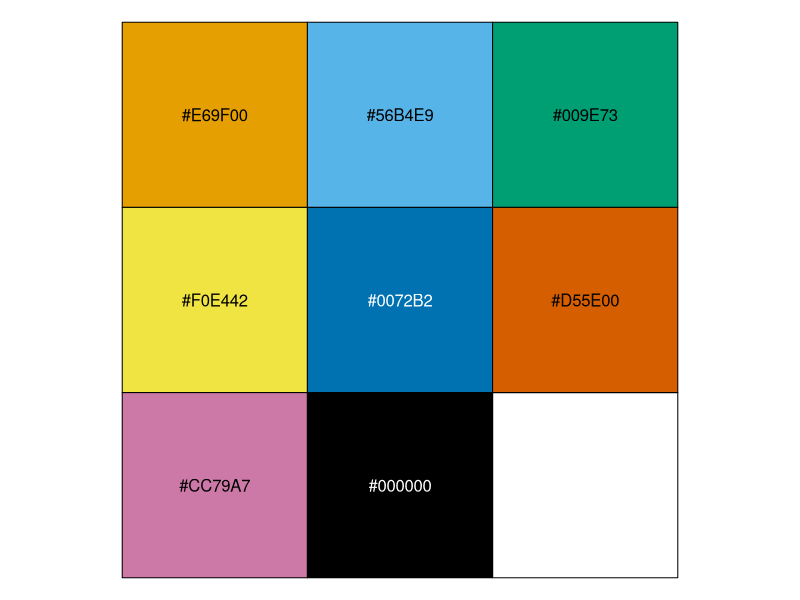
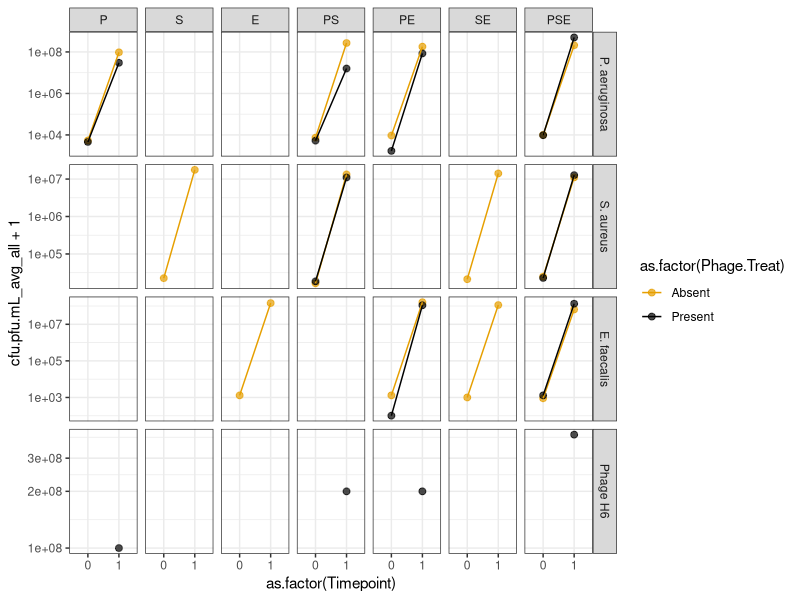
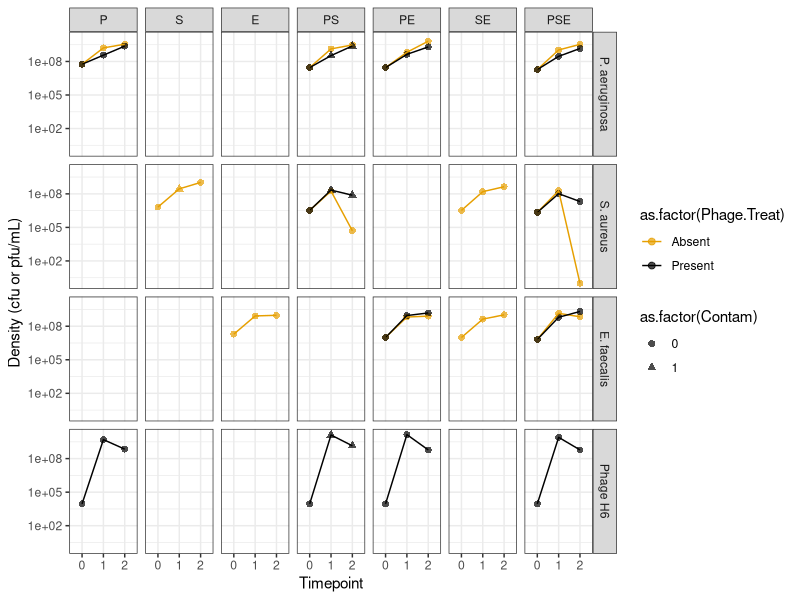
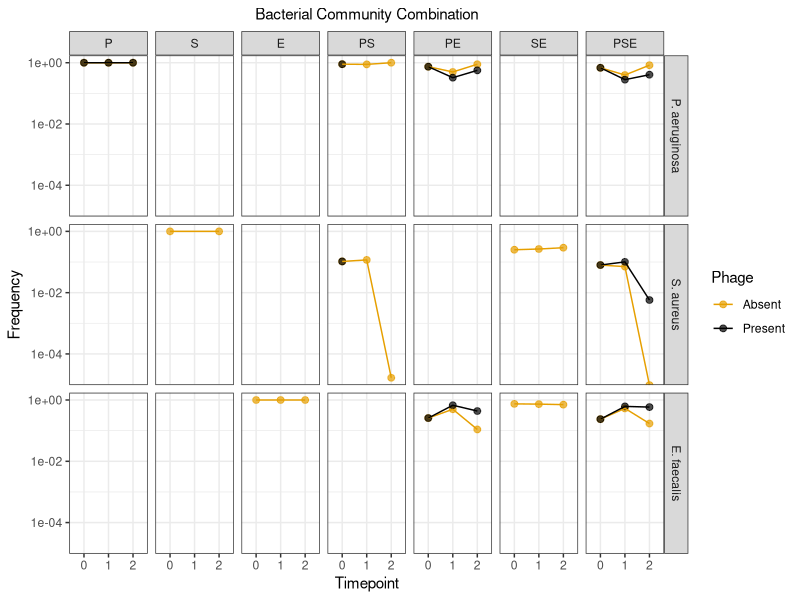
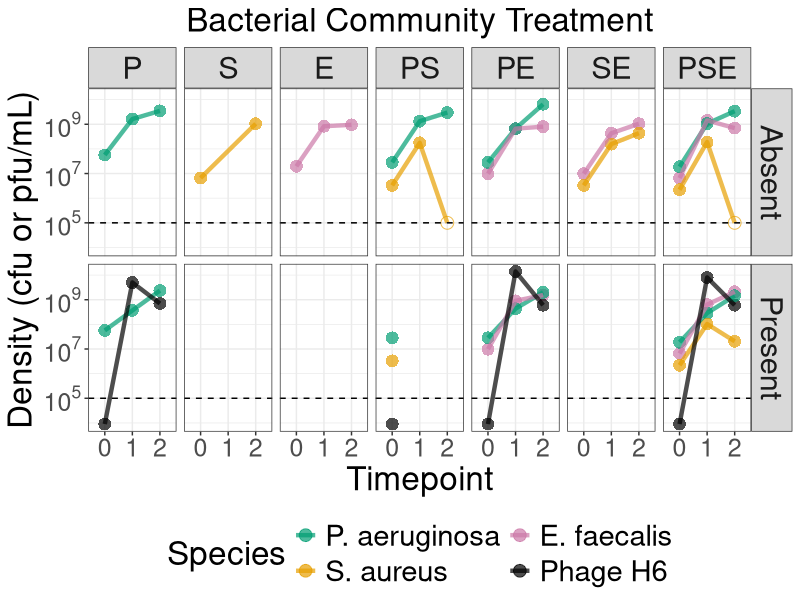
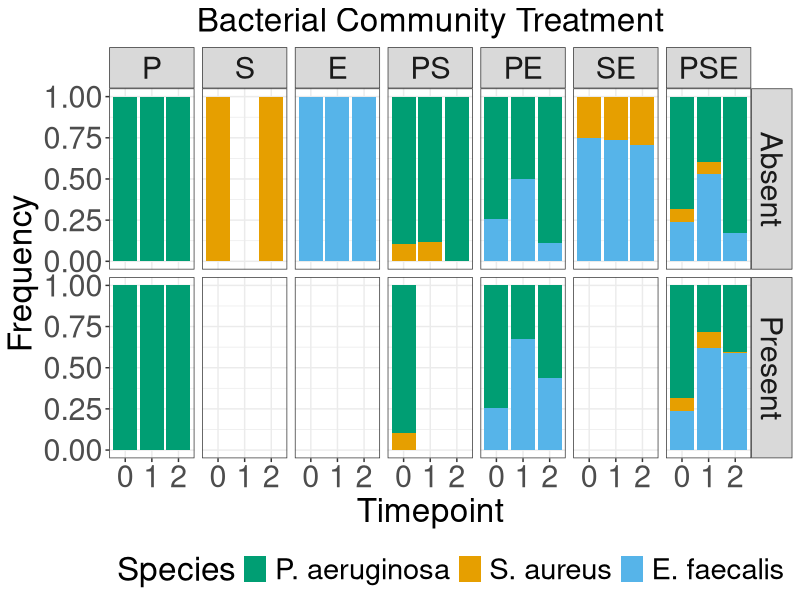
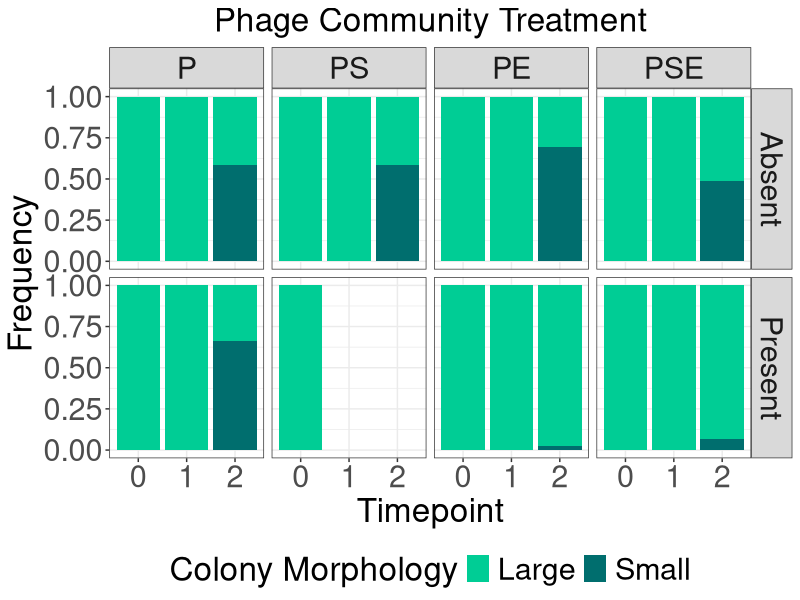
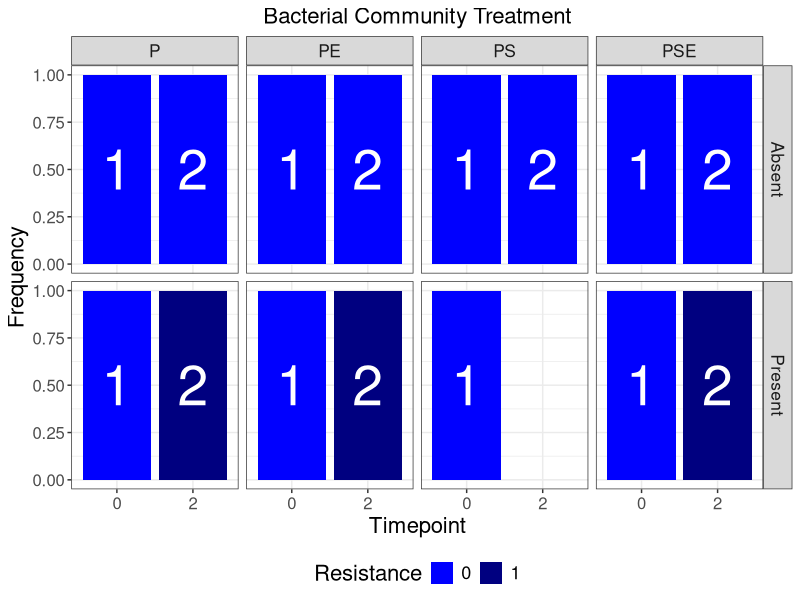

These charts were generated, in order, by the following R code: (Note: this script raises an error after producing the figures.)
#Load ----
library(ggplot2)
library(tidyr)
library(dplyr)

#Okabe and Ito 2008 colorblind-safe qualitative color scale
my_cols <- c("#E69F00", "#56B4E9", "#009E73", "#F0E442", "#0072B2",
             "#D55E00", "#CC79A7", "#000000")
scales::show_col(my_cols)

#Get data & analyze ----
comp_data <- list()
comp_data[[1]] <- read.csv("2020-06-13 Competition.csv",
                           stringsAsFactors = FALSE)
comp_data[[2]] <- read.csv("2020-07-27 Competition.csv",
                           stringsAsFactors = FALSE)
names(comp_data) <- c("comp_data_0613", "comp_data_0727") 

for (i in 1:length(comp_data)) {
  #Pivot the dilutions & cfu/pfu counts to be tidy
  comp_data[[i]] <- pivot_longer(comp_data[[i]],
                                 cols = ends_with(".dil"),
                                 names_to = "dilution_media",
                                 values_to = "dilution")
  comp_data[[i]] <- pivot_longer(comp_data[[i]],
               cols = matches(".[cp]fu"),
               names_to = "cfu_media",
               values_to = "cfu.pfu")
  
  #Drop the .dil and .cfu from colnames
  comp_data[[i]]$dilution_media <- 
    sapply(comp_data[[i]]$dilution_media,
           FUN = function(x) {strsplit(x, split = "\\.")[[1]][1]})
  comp_data[[i]]$cfu_media <- 
    sapply(comp_data[[i]]$cfu_media,
           FUN = function(x) {strsplit(x, split = "\\.")[[1]][1]})

  #Drop rows where dilution media & cfu media aren't same
  comp_data[[i]] <- comp_data[[i]][
    comp_data[[i]]$dilution_media == comp_data[[i]]$cfu_media, ]
  
  #Make colony_type column
  if (names(comp_data)[i] == "comp_data_0727") {
    comp_data[[i]]$colony_type <- comp_data[[i]]$Pseudo.colony.type
    comp_data[[i]]$colony_type[comp_data[[i]]$cfu_media == "Pseudo" &
                                 comp_data[[i]]$colony_type == "g"] <- "S"
    comp_data[[i]]$colony_type[comp_data[[i]]$cfu_media == "Pseudo" &
                                 comp_data[[i]]$colony_type == "y"] <- "W"
    comp_data[[i]]$colony_type[comp_data[[i]]$cfu_media == "Staph"] <- "S"
    comp_data[[i]]$colony_type[comp_data[[i]]$cfu_media == "Entero"] <- "S"
    comp_data[[i]]$colony_type[comp_data[[i]]$cfu_media == "H6"] <- "NA"
    
    comp_data[[i]] <- subset(comp_data[[i]], select = -Pseudo.colony.type)
  } else {
    comp_data[[i]]$colony_type <- "S"
    comp_data[[i]]$colony_type[comp_data[[i]]$cfu_media == "H6"] <- "NA"
  }
  
  #Keep only rows with data
  comp_data[[i]] <- comp_data[[i]][complete.cases(comp_data[[i]]),]
  
  #Rename columns
  comp_data[[i]]$Population <- comp_data[[i]]$cfu_media
  comp_data[[i]] <- subset(comp_data[[i]], 
                           select = -c(dilution_media, cfu_media))

  #Add Contam column if none is there
  if (!"Contam" %in% colnames(comp_data[[i]])) {
    comp_data[[i]]$Contam <- 0
  }
  
  #Calculate density per ml
  ##TODO are the data from the first batch effective dilution or dilution plated!?
  comp_data[[i]]$cfu.pfu.mL <- comp_data[[i]]$cfu.pfu/(10**comp_data[[i]]$dilution)
  if (names(comp_data)[i] == "comp_data_0727") {
    comp_data[[i]]$cfu.pfu.mL <- 100 * comp_data[[i]]$cfu.pfu/(10**comp_data[[i]]$dilution)
  }
  
  #Average out replicate platings
  comp_data[[i]] <- group_by(comp_data[[i]],
                             Bacteria.Treat, Phage.Treat, Timepoint, 
                             Population, colony_type)
  comp_data[[i]] <- summarize(comp_data[[i]],
                              cfu.pfu.mL_avg = mean(cfu.pfu.mL),
                              Contam = max(Contam))
  
  #Reorder factors for plotting
  comp_data[[i]]$Population <- factor(comp_data[[i]]$Population,
                                      levels = c("Pseudo", "Entero", "Staph", "H6"))
  comp_data[[i]]$Bacteria.Treat <- factor(comp_data[[i]]$Bacteria.Treat,
                                          levels = c("P", "S", "E", 
                                                     "PS", "PE", "SE",
                                                     "PSE"))
}

#Incorporate T0 for 07-2020 competition ----
t0_0727 <- read.csv("2020-07-27 Competition T0.csv",
                    stringsAsFactors = F)
t0_0727$cfu.pfu.ml <- 100*t0_0727$cfu/10**t0_0727$Dilution
t0_0727 <- group_by(t0_0727, Bact)
t0_0727_sum <- summarize(t0_0727,
                         cfu.pfu.ml_avg = mean(cfu.pfu.ml))

t0_data <- data.frame(Bacteria.Treat = c("P", "P", "S", "E",
                                         "PS", "PS", "PE", "PE", "SE",
                                         "PSE", "PSE"),
                      Phage.Treat = c(1, 0, 0, 0,
                                      1, 0, 1, 0, 0,
                                      1, 0),
                      Timepoint = 0,
                      Pseudo_dens = NA,
                      Staph_dens = NA,
                      Entero_dens = NA,
                      H6_dens = NA,
                      Contam = 0,
                      colony_type = "S",
                      stringsAsFactors = F)

for (i in 1:nrow(t0_data)) {
  if ("P" %in% strsplit(t0_data$Bacteria.Treat[i], split = "")[[1]]) {
    t0_data$Pseudo_dens[i] <- 
      0.1 * t0_0727_sum$cfu.pfu.ml_avg[t0_0727_sum$Bact == "Pseudo"]/
      nchar(t0_data$Bacteria.Treat[i])
  }
  if ("S" %in% strsplit(t0_data$Bacteria.Treat[i], split = "")[[1]]) {
    t0_data$Staph_dens[i] <- 
      0.1 * t0_0727_sum$cfu.pfu.ml_avg[t0_0727_sum$Bact == "Staph"]/
      nchar(t0_data$Bacteria.Treat[i])
  }
  if ("E" %in% strsplit(t0_data$Bacteria.Treat[i], split = "")[[1]]) {
    t0_data$Entero_dens[i] <- 
      0.1 * t0_0727_sum$cfu.pfu.ml_avg[t0_0727_sum$Bact == "Entero"]/
      nchar(t0_data$Bacteria.Treat[i])
  }
  if (t0_data$Phage.Treat[i] == 1) {
    t0_data$H6_dens[i] <- 
      0.01 * t0_0727_sum$cfu.pfu.ml_avg[t0_0727_sum$Bact == "H6"]
  }
}

#Melt T0 data
t0_tidy <- pivot_longer(t0_data, cols = ends_with("dens"),
                        names_to = "Population", values_to = "cfu.pfu.mL_avg",
                        values_drop_na = TRUE)

#Drop _dens from Pop names
t0_tidy$Population <- gsub(pattern = "_dens", replacement = "", 
                    x = t0_tidy$Population)

#Merge with later timepoints' data
comp_data[[2]] <- full_join(t0_tidy, comp_data[[2]])

#Calculate total pops & freq ----
for (i in 1:length(comp_data)) {
  #Calculate total populations
  if (i == 1) {comp_data_sum <- list()}
  comp_data[[i]] <- group_by(comp_data[[i]],
                             Bacteria.Treat, Phage.Treat, Timepoint, 
                             Population)
  comp_data_sum[[i]] <- summarize(comp_data[[i]],
                                  cfu.pfu.mL_avg_all = sum(cfu.pfu.mL_avg),
                                  Contam = max(Contam))
  
  #Calculate frequency
  comp_data_sum[[i]] <- group_by(comp_data_sum[[i]],
                                 Bacteria.Treat, Phage.Treat, Timepoint)
  comp_data_sum[[i]] <- mutate(comp_data_sum[[i]],
                               freq = cfu.pfu.mL_avg_all/sum(cfu.pfu.mL_avg_all[
                                 Population %in% c("Pseudo", "Entero", "Staph")]))
  comp_data_sum[[i]]$freq[comp_data_sum[[i]]$Population == "H6"] <- NA


  #Factor tweaking for plotting
  comp_data_sum[[i]]$Population <- plyr::revalue(comp_data_sum[[i]]$Population, 
                                   c("Pseudo" = "P. aeruginosa",
                                     "Entero" = "E. faecalis",
                                     "Staph" = "S. aureus",
                                     "H6" = "Phage H6"))
  comp_data_sum[[i]]$Population <- factor(comp_data_sum[[i]]$Population,
                          levels = c("P. aeruginosa", "S. aureus",
                                     "E. faecalis", "Phage H6"))
  comp_data_sum[[i]]$Phage.Treat <- factor(comp_data_sum[[i]]$Phage.Treat)
  comp_data_sum[[i]]$Phage.Treat <- plyr::revalue(comp_data_sum[[i]]$Phage.Treat, 
                                  c("1" = "Present",
                                    "0" = "Absent"))
  comp_data_sum[[i]]$Bacteria.Treat <- factor(comp_data_sum[[i]]$Bacteria.Treat,
                              levels = c("P", "S", "E", "PS", "PE", "SE", "PSE"))
}


#Plots ----
#Competition #1
ggplot(data = comp_data_sum[[1]], aes(x = as.factor(Timepoint), 
                                  y = cfu.pfu.mL_avg_all+1, 
                                  color = as.factor(Phage.Treat), 
                                  group = Phage.Treat)) +
  geom_point(size = 2, alpha = 0.7) + 
  geom_line() +
  scale_y_continuous(trans = "log10") +
  facet_grid(Population ~ Bacteria.Treat, scales = "free_y") +
  theme_bw() +
  scale_color_manual(values = my_cols[c(1, 8)])

#Competition #2, all data
ggplot(data = comp_data_sum[[2]], 
       aes(x = as.factor(Timepoint), 
           y = cfu.pfu.mL_avg_all+1, 
           color = as.factor(Phage.Treat),
           group = Phage.Treat,
           shape = as.factor(Contam))) +
  geom_point(size = 2, alpha = 0.7) + 
  geom_line() +
  scale_y_continuous(trans = "log10") +
  facet_grid(Population ~ Bacteria.Treat) +
  theme_bw() +
  scale_color_manual(values = my_cols[c(1, 8)]) +
  labs(x = "Timepoint", y = "Density (cfu or pfu/mL)")

#Competition #2, Non-contaminated data
temp <- comp_data_sum[[2]][comp_data_sum[[2]]$Contam == 0, ]

#Set values below limit at limit
temp$bd <- 0
temp$bd[temp$cfu.pfu.mL_avg_all < 10**5 &
                          temp$Population != "Phage H6"] <- 1
temp$cfu.pfu.mL_avg_all[temp$cfu.pfu.mL_avg_all < 10**5 &
                          temp$Population != "Phage H6"] <- 10**5

#Density
tiff("Density.tiff", width = 8, height = 6, units = "in", res = 150)
ggplot(data = temp, 
       aes(x = as.factor(Timepoint), 
           y = cfu.pfu.mL_avg_all+1, 
           color = Population,
           group = Population,
           shape = as.factor(bd))) +
  geom_point(size = 4, alpha = 0.7) + 
  geom_line(lwd = 1.5, alpha = 0.7) +
  geom_hline(yintercept = 10**5, lty = 2) +
  scale_y_continuous(trans = "log10",
                     breaks = c(10**5, 10**7, 10**9),
                     labels = scales::trans_format('log10', 
                                                   scales::math_format(10^.x))) +
  facet_grid(Phage.Treat ~ Bacteria.Treat) +
  theme_bw() +
  scale_color_manual(values = my_cols[c(3, 1, 7, 8)]) +
  scale_shape_manual(values = c(16, 1)) +
  labs(x = "Timepoint", y = "Density (cfu or pfu/mL)",
       subtitle = "Bacterial Community Treatment",
       color = "Species") +
  theme(plot.subtitle = element_text(hjust = 0.5, size = 24),
        axis.title = element_text(size = 24),
        axis.text = element_text(size = 18),
        legend.title = element_text(size = 24),
        legend.text = element_text(size = 21),
        strip.text = element_text(size = 22),
        legend.position = "bottom") +
  guides(shape = FALSE, color = guide_legend(nrow = 2)) +
  NULL
dev.off()
  
#Frequency (points)
ggplot(data = temp[temp$Population != "Phage H6", ],
       aes(x = as.factor(Timepoint),
           y = freq,
           color = as.factor(Phage.Treat),
           group = as.factor(Phage.Treat))) +
  geom_point(size = 2, alpha = 0.7) +
  geom_line() +
  scale_y_continuous(trans = "log10") +
  facet_grid(Population ~ Bacteria.Treat) +
  theme_bw() +
  scale_color_manual(values = my_cols[c(1, 8)]) +
  labs(x = "Timepoint", y = "Frequency",
       subtitle = "Bacterial Community Combination",
       color = "Phage") +
  theme(plot.subtitle = element_text(hjust = 0.5)) +
  NULL

#Frequency (stacked bars)
tiff("Frequency.tiff", width = 8, height = 6, units = "in", res = 150)
ggplot(data = temp[temp$Population != "Phage H6", ],
       aes(x = as.factor(Timepoint), y = freq)) +
  geom_col(aes(fill = Population)) +
  #scale_y_continuous(trans = "log10") +
  facet_grid(Phage.Treat ~ Bacteria.Treat) +
  theme_bw() +
  scale_fill_manual(values = my_cols[c(3, 1, 2)]) +
  labs(x = "Timepoint", y = "Frequency",
       subtitle = "Bacterial Community Treatment",
       fill = "Species") +
  theme(plot.subtitle = element_text(hjust = 0.5, size = 24),
        axis.title = element_text(size = 24),
        axis.text = element_text(size = 22),
        legend.title = element_text(size = 24),
        legend.text = element_text(size = 21),
        strip.text = element_text(size = 22),
        legend.position = "bottom",
        legend.justification = "left") +
  #coord_cartesian(clip = "off") +
  #annotate(geom = "text", x = 1, y = 1, label = "Phage") +
  #geom_text(aes(x = 1, y = 1, label = "Phage")) +
  # annotation_custom(grob = grid::textGrob(label = "Phage"),
  #   xmin = 1, xmax = 1, ymin = 0, ymax = 1) +
  NULL
dev.off()

pseudo_col_freq <- comp_data[[2]][comp_data[[2]]$Contam == 0, ]
pseudo_col_freq <- group_by(pseudo_col_freq,
                            Bacteria.Treat, Phage.Treat, Timepoint,
                            Population)
pseudo_col_freq <- mutate(pseudo_col_freq,
                                 freq = cfu.pfu.mL_avg/
                                   sum(cfu.pfu.mL_avg[Population == "Pseudo"]))
# pseudo_col_freq$colony_type <- factor(pseudo_col_freq$colony_type,
#                                       levels = c("W", "S", "NA"))
pseudo_col_freq$Bacteria.Treat <- factor(pseudo_col_freq$Bacteria.Treat,
                                     levels = c("P", "PS", "PE", "PSE"))

#Colony type frequency (stacked bars)
tiff("Frequency_colony.tiff", width = 8, height = 6, units = "in", res = 150)
ggplot(data = pseudo_col_freq[pseudo_col_freq$Population == "Pseudo", ],
       aes(x = as.factor(Timepoint), y = freq)) +
  geom_col(aes(fill = colony_type)) +
  #scale_y_continuous(trans = "log10") +
  facet_grid(Phage.Treat ~ Bacteria.Treat,
             labeller = as_labeller(c("1" = "Present", "0" = "Absent",
                                      "P" = "P", "PS" = "PS", 
                                      "PE" = "PE", "PSE" = "PSE"))) +
  theme_bw() +
  scale_fill_manual(
    values = c(rgb(red = 0, green = 1.3*158, blue = 1.3*115, maxColorValue = 255),
               rgb(red = 0, green = .7*158, blue = .7*158, maxColorValue = 255)),
    breaks = c("S", "W"),
                    labels = c("Large", "Small")) +
  labs(x = "Timepoint", y = "Frequency",
       subtitle = "Phage Community Treatment",
       fill = "Colony Morphology") +
  theme(plot.subtitle = element_text(hjust = 0.5, size = 24),
        axis.title = element_text(size = 24),
        axis.text = element_text(size = 22),
        legend.title = element_text(size = 24),
        legend.text = element_text(size = 22),
        strip.text = element_text(size = 22),
        legend.position = "bottom") +
  #coord_cartesian(clip = "off") +
  #annotate(geom = "text", x = 1, y = 1, label = "Phage") +
  #geom_text(aes(x = 1, y = 1, label = "Phage")) +
  # annotation_custom(grob = grid::textGrob(label = "Phage"),
  #   xmin = 1, xmax = 1, ymin = 0, ymax = 1) +
  NULL
dev.off()

##Cross streak resistance data
resis_data_0801 <- read.csv("2020-08-01_crossstreak_data.csv",
                            stringsAsFactors = F)

tiff("Resistance.tiff", width = 8, height = 6, units = "in", res = 150)
ggplot(data = resis_data_0801[resis_data_0801$Contam == 0, ],
       aes(x = as.factor(Timepoint), y = 1)) +
  geom_col(aes(fill = as.factor(Resis_freq))) +
  geom_text(aes(y = 0.5, label = n_streaks), color = "white", size = 14) +
  facet_grid(Phage.Treat ~ Bact.Treat,
             labeller = as_labeller(c("1" = "Present", "0" = "Absent",
                                      "P" = "P", "PS" = "PS",
                                      "PE" = "PE", "PSE" = "PSE"))) +
  theme_bw() +
  scale_fill_manual(values = c("blue", "navy")) +
  labs(x = "Timepoint", y = "Frequency",
       subtitle = "Bacterial Community Treatment",
       fill = "Resistance") +
  theme(plot.subtitle = element_text(hjust = 0.5, size = 16),
        axis.title = element_text(size = 16),
        axis.text = element_text(size = 12),
        legend.title = element_text(size = 16),
        legend.text = element_text(size = 13),
        strip.text = element_text(size = 12.5),
        legend.position = "bottom") +
  NULL
dev.off()


## Old Plots ----
ggplot(data = comp_data_0613, 
       aes(x = as.factor(Timepoint), y = cfu.pfu.mL, 
           color = as.factor(Phage.Treat), group = as.factor(Phage.Treat))) +
  geom_point(size = 2, alpha = 0.7) + 
  geom_line() +
  scale_y_continuous(trans = "log10") +
  facet_grid(Population ~ Bacteria.Treat, scales = "free_y") +
  theme_bw() +
  scale_color_manual(values = my_cols[c(1, 8)])

ggplot(data = comp_data_0613[comp_data_0613$Timepoint == 1, ], 
       aes(x = as.factor(Timepoint), y = cfu.pfu.mL, 
           color = as.factor(Phage.Treat), group = as.factor(Phage.Treat))) +
  geom_point(size = 2, alpha = 0.7) + 
  geom_line() +
  scale_y_continuous(trans = "log10") +
  facet_grid(Population ~ Bacteria.Treat, scales = "free_y") +
  theme_bw() +
  scale_color_manual(values = my_cols[c(1, 8)])

ggplot(data = comp_data_0613[comp_data_0613$Population != "H6", ], 
       aes(x = as.factor(Timepoint), y = freq, 
           color = as.factor(Phage.Treat), group = as.factor(Phage.Treat))) +
  geom_point(size = 2, alpha = 0.7) + 
  geom_line() +
  #scale_y_continuous(trans = "log10") +
  facet_grid(Population ~ Bacteria.Treat, scales = "free_y") +
  theme_bw() +
  scale_color_manual(values = my_cols[c(1, 8)])
